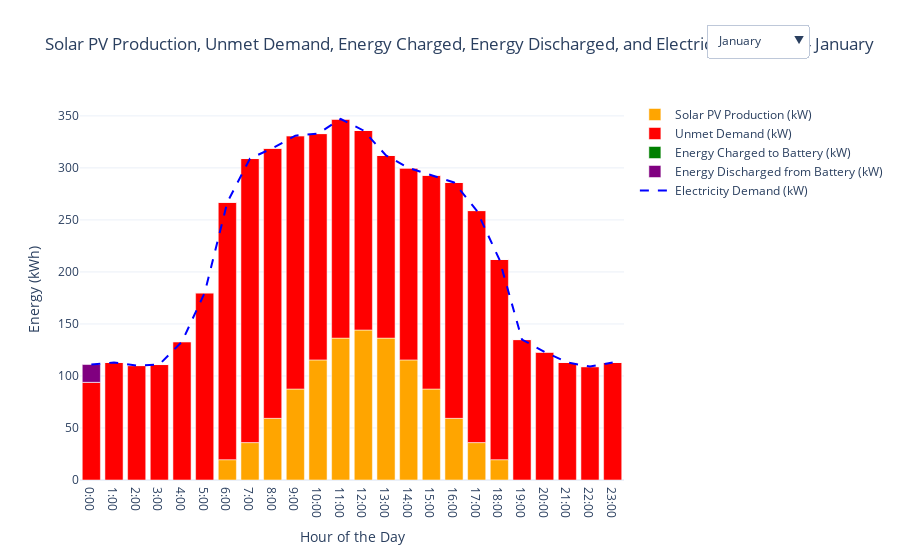

Notebook source saved alongside this figure:
### Code cell
# Create dropdown options for each month to visualize PV production with battery storage and peak daily load
dropdown_options_battery = []

for month in range(1, 13):
    # Filter data for the specific month
    monthly_data = filtered_data[filtered_data.index.month == month]
    
    # Resample and calculate the peak load for each hour in the month (0-23)
    avg_hourly_load = monthly_data.resample('H').mean()
    peak_daily_load_month = avg_hourly_load.groupby(avg_hourly_load.index.hour).max()

    # Calculate PV production for the specified month for the scenario with battery
    monthly_pv_production_with_battery = sas.calculate_monthly_pv_production(month, sas.number_of_panels)

    # Battery logic: calculate unmet demand, battery charging, and discharging
    battery_soc = sas.initial_soc  # Start with initial state of charge (SOC)
    energy_discharged = []
    energy_charged = []
    unmet_demand = []
    for hour in range(24):
        consumption = peak_daily_load_month['Consumption'].iloc[hour]
        pv_production = monthly_pv_production_with_battery[hour]

        if pv_production >= consumption:
            # Excess energy available
            excess_energy = pv_production - consumption

            if battery_soc < 100:
                charge = min(excess_energy * sas.converter_efficiency, (100 - battery_soc) / 100 * sas.battery_capacity)
                energy_charged.append(charge)
                battery_soc += (charge / sas.battery_capacity) * 100
            else:
                # No charging if the battery is full
                energy_charged.append(0)
            energy_discharged.append(0)
            unmet_demand.append(0)
        else:
            # PV production is not enough to meet demand
            deficit = consumption - pv_production
            if battery_soc > 20:
                discharge = min(deficit, (battery_soc - 20) / 100 * sas.battery_capacity)
                energy_discharged.append(discharge)
                battery_soc -= (discharge / sas.battery_capacity) * 100
                unmet_demand.append(deficit - discharge)
            else:
                # Not enough energy available in the battery
                energy_discharged.append(0)
                unmet_demand.append(deficit)
            energy_charged.append(0)

    # Add dropdown option for each month
    dropdown_options_battery.append({
        'label': f'{pd.to_datetime(month, format="%m").strftime("%B")}',  # Month name
        'method': 'update',
        'args': [
            {'y': [
                monthly_pv_production_with_battery, 
                unmet_demand,
                -pd.Series(energy_charged),  # Show energy charged as negative
                energy_discharged,
                peak_daily_load_month['Consumption']
            ]},
            {'title': f'Solar PV Production, Unmet Demand, Energy Discharged, Energy Charged, and Electricity Demand - {pd.to_datetime(month, format="%m").strftime("%B")}'}
        ]
    })

# Initial figure with January data for Scenario 2 (with Battery)
# Filter data for January
january_data = filtered_data[filtered_data.index.month == 1]
avg_hourly_load_january = january_data.resample('H').mean()
peak_daily_load_january = avg_hourly_load_january.groupby(avg_hourly_load_january.index.hour).max()
monthly_pv_production_with_battery_january = sas.calculate_monthly_pv_production(1, sas.number_of_panels)

# Battery logic for January
battery_soc = sas.initial_soc  # Start with initial SOC
energy_discharged_january = []
energy_charged_january = []
unmet_demand_january = []
for hour in range(24):
    consumption = peak_daily_load_january['Consumption'].iloc[hour]
    pv_production = monthly_pv_production_with_battery_january[hour]

    if pv_production >= consumption:
        # Excess energy available
        excess_energy = pv_production - consumption

        if battery_soc < 100:
            charge = min(excess_energy * sas.converter_efficiency, (100 - battery_soc) / 100 * sas.battery_capacity)
            energy_charged_january.append(charge)
            battery_soc += (charge / sas.battery_capacity) * 100
        else:
            # No charging if the battery is full
            energy_charged_january.append(0)
        energy_discharged_january.append(0)
        unmet_demand_january.append(0)
    else:
        # PV production is not enough to meet demand
        deficit = consumption - pv_production
        if battery_soc > 20:
            discharge = min(deficit, (battery_soc - 20) / 100 * sas.battery_capacity)
            energy_discharged_january.append(discharge)
            battery_soc -= (discharge / sas.battery_capacity) * 100
            unmet_demand_january.append(deficit - discharge)
        else:
            # Not enough energy available in the battery
            energy_discharged_january.append(0)
            unmet_demand_january.append(deficit)
        energy_charged_january.append(0)

# Plot Solar PV Production, Unmet Demand, Energy Charged, Energy Discharged, and Electricity Demand with dropdown options
fig = go.Figure()

# Add bar trace for Solar PV Production (positive values)
fig.add_trace(go.Bar(
    x=monthly_pv_production_with_battery_january.index,
    y=monthly_pv_production_with_battery_january,
    name='Solar PV Production (kW)',
    marker_color='orange'
))

# Add bar trace for Unmet Demand (positive values)
fig.add_trace(go.Bar(
    x=january_data.index.hour.unique(),
    y=unmet_demand_january,
    name='Unmet Demand (kW)',
    marker_color='red'
))

# Add bar trace for Energy Charged to Battery (negative values)
fig.add_trace(go.Bar(
    x=january_data.index.hour.unique(),
    y=[-val for val in energy_charged_january],  # Represent energy charged to battery as negative values
    name='Energy Charged to Battery (kW)',
    marker_color='green'
))

# Add bar trace for Energy Discharged from Battery (positive values)
fig.add_trace(go.Bar(
    x=january_data.index.hour.unique(),
    y=energy_discharged_january,
    name='Energy Discharged from Battery (kW)',
    marker_color='purple'
))

# Add line trace for Electricity Demand
fig.add_trace(go.Scatter(
    x=peak_daily_load_january.index,
    y=peak_daily_load_january['Consumption'],
    mode='lines',
    name='Electricity Demand (kW)',
    line=dict(color='blue', dash='dash')
))

# Update layout to include dropdown menu on the right side of the plot under the legend
fig.update_layout(
    title='Solar PV Production, Unmet Demand, Energy Charged, Energy Discharged, and Electricity Demand - January',
    xaxis_title='Hour of the Day',
    yaxis_title='Energy (kWh)',
    xaxis=dict(tickvals=list(range(0, 24)), ticktext=[f'{h}:00' for h in range(0, 24)]),
    template='plotly_white',
    barmode='relative',  # Stack bars for better comparison
    updatemenus=[{
        'buttons': dropdown_options_battery,
        'direction': 'down',
        'showactive': True,
        'x': 1.15,  # Positioned to the right of the plot
        'xanchor': 'left',
        'y': 1.2,  # Positioned below the legend
        'yanchor': 'top',
    }]
)

# Show the figure
fig.show()

### Figure 1 — Plotly figure (JSON) as saved in the notebook; plotly's stock layout.template omitted (floating-point values rounded to 4 significant figures)
{"data": [{"marker": {"color": "orange"}, "name": "Solar PV Production (kW)", "type": "bar", "x": [0, 1, 2, 3, 4, 5, 6, 7, 8, 9, 10, 11, 12, 13, 14, 15, 16, 17, 18, 19, 20, 21, 22, 23], "y": [0, 0, 0, 0, 0, 0, 19.51, 35.95, 59.27, 87.45, 115.4, 136.4, 144.2, 136.4, 115.4, 87.45, 59.27, 35.95, 19.51, 0, 0, 0, 0, 0]}, {"marker": {"color": "red"}, "name": "Unmet Demand (kW)", "type": "bar", "x": [0, 1, 2, 3, 4, 5, 6, 7, 8, 9, 10, 11, 12, 13, 14, 15, 16, 17, 18, 19, 20, 21, 22, 23], "y": [93.9, 113, 110, 111, 133, 180, 247.5, 273.0, 259.7, 243.6, 217.6, 210.6, 191.8, 175.6, 184.6, 205.6, 226.7, 223.0, 192.5, 135, 123, 113, 109, 113]}, {"marker": {"color": "green"}, "name": "Energy Charged to Battery (kW)", "type": "bar", "x": [0, 1, 2, 3, 4, 5, 6, 7, 8, 9, 10, 11, 12, 13, 14, 15, 16, 17, 18, 19, 20, 21, 22, 23], "y": [0, 0, 0, 0, 0, 0, 0, 0, 0, 0, 0, 0, 0, 0, 0, 0, 0, 0, 0, 0, 0, 0, 0, 0]}, {"marker": {"color": "purple"}, "name": "Energy Discharged from Battery (kW)", "type": "bar", "x": [0, 1, 2, 3, 4, 5, 6, 7, 8, 9, 10, 11, 12, 13, 14, 15, 16, 17, 18, 19, 20, 21, 22, 23], "y": [17.1, 0, 0, 0, 0, 0, 0, 0, 0, 0, 0, 0, 0, 0, 0, 0, 0, 0, 0, 0, 0, 0, 0, 0]}, {"line": {"color": "blue", "dash": "dash"}, "mode": "lines", "name": "Electricity Demand (kW)", "type": "scatter", "x": [0, 1, 2, 3, 4, 5, 6, 7, 8, 9, 10, 11, 12, 13, 14, 15, 16, 17, 18, 19, 20, 21, 22, 23], "y": [111, 113, 110, 111, 133, 180, 267, 309, 319, 331, 333, 347, 336, 312, 300, 293, 286, 259, 212, 135, 123, 113, 109, 113]}], "layout": {"barmode": "relative", "title": {"text": "Solar PV Production, Unmet Demand, Energy Charged, Energy Discharged, and Electricity Demand - January"}, "updatemenus": [{"buttons": [{"args": [{"y": [[0, 0, 0, 0, 0, 0, 19.51, 35.95, 59.27, 87.45, 115.4, 136.4, 144.2, 136.4, 115.4, 87.45, 59.27, 35.95, 19.51, 0, 0, 0, 0, 0], [93.9, 113, 110, 111, 133, 180, 247.5, 273.0, 259.7, 243.6, 217.6, 210.6, 191.8, 175.6, 184.6, 205.6, 226.7, 223.0, 192.5, 135, 123, 113, 109, 113], [0, 0, 0, 0, 0, 0, 0, 0, 0, 0, 0, 0, 0, 0, 0, 0, 0, 0, 0, 0, 0, 0, 0, 0], [17.1, 0, 0, 0, 0, 0, 0, 0, 0, 0, 0, 0, 0, 0, 0, 0, 0, 0, 0, 0, 0, 0, 0, 0], [111, 113, 110, 111, 133, 180, 267, 309, 319, 331, 333, 347, 336, 312, 300, 293, 286, 259, 212, 135, 123, 113, 109, 113]]}, {"title": "Solar PV Production, Unmet Demand, Energy Discharged, Energy Charged, and Electricity Demand - January"}], "label": "January", "method": "update"}, {"args": [{"y": [[0, 0, 0, 0, 0, 0, 29.38, 54.14, 89.26, 131.7, 173.8, 205.4, 217.1, 205.4, 173.8, 131.7, 89.26, 54.14, 29.38, 0, 0, 0, 0, 0], [212.9, 234, 237, 241, 244, 248, 233.6, 243.9, 203.7, 165.3, 134.2, 112.6, 71.89, 61.63, 77.15, 104.3, 154.7, 177.9, 179.6, 212, 216, 219, 223, 227], [0, 0, 0, 0, 0, 0, 0, 0, 0, 0, 0, 0, 0, 0, 0, 0, 0, 0, 0, 0, 0, 0, 0, 0], [17.1, 0, 0, 0, 0, 0, 0, 0, 0, 0, 0, 0, 0, 0, 0, 0, 0, 0, 0, 0, 0, 0, 0, 0], [230, 234, 237, 241, 244, 248, 263, 298, 293, 297, 308, 318, 289, 267, 251, 236, 244, 232, 209, 212, 216, 219, 223, 227]]}, {"title": "Solar PV Production, Unmet Demand, Energy Discharged, Energy Charged, and Electricity Demand - February"}], "label": "February", "method": "update"}, {"args": [{"y": [[0, 0, 0, 0, 0, 0, 42.15, 77.66, 128.0, 188.9, 249.4, 294.6, 311.4, 294.6, 249.4, 188.9, 128.0, 77.66, 42.15, 0, 0, 0, 0, 0], [114.9, 131, 131, 130, 149, 188, 225.9, 235.3, 175.0, 80.1, 14.61, 0, 0, 0, 0, 32.5, 120.0, 158.3, 160.9, 151, 144, 134, 132, 132], [0, 0, 0, 0, 0, 0, 0, 0, 0, 0, 0, -18.56, -27.04, 0, 0, 0, 0, 0, 0, 0, 0, 0, 0, 0], [17.1, 0, 0, 0, 0, 0, 0, 0, 0, 0, 0, 0, 0, 0, 0, 45.6, 0, 0, 0, 0, 0, 0, 0, 0], [132, 131, 131, 130, 149, 188, 268, 313, 303, 269, 264, 274, 279, 255, 248, 267, 248, 236, 203, 151, 144, 134, 132, 132]]}, {"title": "Solar PV Production, Unmet Demand, Energy Discharged, Energy Charged, and Electricity Demand - March"}], "label": "March", "method": "update"}, {"args": [{"y": [[0, 0, 0, 0, 0, 0, 46.35, 85.4, 140.8, 207.7, 274.2, 324.0, 342.5, 324.0, 274.2, 207.7, 140.8, 85.4, 46.35, 0, 0, 0, 0, 0], [94.9, 112, 112, 129, 179, 261, 247.7, 227.6, 175.2, 96.27, 32.76, 0, 0, 0, 0, 0, 45.88, 113.6, 87.65, 135, 125, 116, 112, 112], [0, 0, 0, 0, 0, 0, 0, 0, 0, 0, 0, -32.38, -13.22, 0, 0, 0, 0, 0, 0, 0, 0, 0, 0, 0], [17.1, 0, 0, 0, 0, 0, 0, 0, 0, 0, 0, 0, 0, 0, 0, 14.27, 31.33, 4.05e-15, 0, 0, 0, 0, 0, 0], [112, 112, 112, 129, 179, 261, 294, 313, 316, 304, 307, 288, 260, 222, 233, 222, 218, 199, 134, 135, 125, 116, 112, 112]]}, {"title": "Solar PV Production, Unmet Demand, Energy Discharged, Energy Charged, and Electricity Demand - April"}], "label": "April", "method": "update"}, {"args": [{"y": [[0, 0, 0, 0, 0, 0, 47.84, 88.14, 145.3, 214.4, 283.0, 334.4, 353.5, 334.4, 283.0, 214.4, 145.3, 88.14, 47.84, 0, 0, 0, 0, 0], [89.9, 108, 110, 141, 172, 261, 246.2, 222.9, 158.7, 78.61, 23.96, 0, 0, 0, 0, 0, 56.69, 103.9, 96.16, 151, 138, 112, 108, 108], [0, 0, 0, 0, 0, 0, 0, 0, 0, 0, 0, -36.33, -9.268, 0, 0, 0, 0, 0, 0, 0, 0, 0, 0, 0], [17.1, 0, 0, 0, 0, 0, 0, 0, 0, 0, 0, 0, 0, 0, 0, 24.61, 20.99, 0, 0, 0, 0, 0, 0, 0], [107, 108, 110, 141, 172, 261, 294, 311, 304, 293, 307, 294, 263, 257, 252, 239, 223, 192, 144, 151, 138, 112, 108, 108]]}, {"title": "Solar PV Production, Unmet Demand, Energy Discharged, Energy Charged, and Electricity Demand - May"}], "label": "May", "method": "update"}, {"args": [{"y": [[0, 0, 0, 0, 0, 0, 52.99, 97.63, 161.0, 237.5, 313.5, 370.4, 391.5, 370.4, 313.5, 237.5, 161.0, 97.63, 52.99, 0, 0, 0, 0, 0], [103.9, 123, 124, 140, 131, 211, 177.0, 132.4, 85.04, 0, 0, 0, 0, 0, 0, 0, 96.97, 124.4, 76.01, 127, 127, 123, 121, 123], [0, 0, 0, 0, 0, 0, 0, 0, 0, -37.32, -8.276, 0, 0, 0, 0, 0, 0, 0, 0, 0, 0, 0, 0, 0], [17.1, 0, 0, 0, 0, 0, 0, 0, 0, 0, 0, 0, 0, 0, 0, 23.53, 22.07, 0, 0, 0, 0, 0, 0, 0], [121, 123, 124, 140, 131, 211, 230, 230, 246, 196, 234, 263, 248, 302, 250, 261, 280, 222, 129, 127, 127, 123, 121, 123]]}, {"title": "Solar PV Production, Unmet Demand, Energy Discharged, Energy Charged, and Electricity Demand - June"}], "label": "June", "method": "update"}, {"args": [{"y": [[0, 0, 0, 0, 0, 0, 56.51, 104.1, 171.7, 253.3, 334.4, 395.0, 417.6, 395.0, 334.4, 253.3, 171.7, 104.1, 56.51, 0, 0, 0, 0, 0], [175.9, 194, 195, 196, 196, 251, 161.5, 123.9, 52.33, 0, 0, 0, 0, 0, 0, 0, 97.45, 135.9, 131.5, 189, 190, 191, 191, 192], [0, 0, 0, 0, 0, 0, 0, 0, 0, -30.85, -14.75, 0, 0, 0, 0, 0, 0, 0, 0, 0, 0, 0, 0, 0], [17.1, 0, 0, 0, 0, 0, 0, 0, 0, 0, 0, 0, 0, 0, 0, 23.73, 21.87, 0, 0, 0, 0, 0, 0, 0], [193, 194, 195, 196, 196, 251, 218, 228, 224, 219, 217, 261, 231, 233, 330, 277, 291, 240, 188, 189, 190, 191, 191, 192]]}, {"title": "Solar PV Production, Unmet Demand, Energy Discharged, Energy Charged, and Electricity Demand - July"}], "label": "July", "method": "update"}, {"args": [{"y": [[0, 0, 0, 0, 0, 0, 52.95, 97.56, 160.9, 237.3, 313.3, 370.1, 391.3, 370.1, 313.3, 237.3, 160.9, 97.56, 52.95, 0, 0, 0, 0, 0], [127.9, 146, 147, 148, 149, 268, 157.0, 122.4, 20.14, 0, 0, 0, 0, 0, 0, 0, 78.23, 148.4, 88.05, 141, 142, 143, 144, 145], [0, 0, 0, 0, 0, 0, 0, 0, 0, -39.89, -5.714, 0, 0, 0, 0, 0, 0, 0, 0, 0, 0, 0, 0, 0], [17.1, 0, 0, 0, 0, 0, 0, 0, 0, 0, 0, 0, 0, 0, 0, 37.68, 7.917, 0, 0, 0, 0, 0, 0, 0], [145, 146, 147, 148, 149, 268, 210, 220, 181, 193, 179, 187, 197, 220, 238, 275, 247, 246, 141, 141, 142, 143, 144, 145]]}, {"title": "Solar PV Production, Unmet Demand, Energy Discharged, Energy Charged, and Electricity Demand - August"}], "label": "August", "method": "update"}, {"args": [{"y": [[0, 0, 0, 0, 0, 0, 46.13, 84.99, 140.1, 206.7, 272.9, 322.4, 340.8, 322.4, 272.9, 206.7, 140.1, 84.99, 46.13, 0, 0, 0, 0, 0], [99.9, 118, 116, 137, 145, 229, 232.9, 196.0, 124.9, 63.27, 0.08045, 0, 0, 0, 0, 42.67, 121.9, 123.0, 84.87, 124, 121, 117, 116, 118], [0, 0, 0, 0, 0, 0, 0, 0, 0, 0, 0, -45.6, 0, 0, 0, 0, 0, 0, 0, 0, 0, 0, 0, 0], [17.1, 0, 0, 0, 0, 0, 0, 0, 0, 0, 0, 0, 0, 0, 0, 45.6, 0, 0, 0, 0, 0, 0, 0, 0], [117, 118, 116, 137, 145, 229, 279, 281, 265, 270, 273, 256, 230, 222, 231, 295, 262, 208, 131, 124, 121, 117, 116, 118]]}, {"title": "Solar PV Production, Unmet Demand, Energy Discharged, Energy Charged, and Electricity Demand - September"}], "label": "September", "method": "update"}, {"args": [{"y": [[0, 0, 0, 0, 0, 0, 33.2, 61.17, 100.9, 148.8, 196.4, 232.1, 245.3, 232.1, 196.4, 148.8, 100.9, 61.17, 33.2, 0, 0, 0, 0, 0], [105.9, 121, 121, 138, 148, 250, 277.8, 267.8, 214.1, 181.2, 121.6, 111.9, 73.67, 57.92, 60.55, 111.2, 147.1, 163.8, 135.8, 133, 125, 128, 121, 118], [0, 0, 0, 0, 0, 0, 0, 0, 0, 0, 0, 0, 0, 0, 0, 0, 0, 0, 0, 0, 0, 0, 0, 0], [17.1, 0, 0, 0, 0, 0, 0, 0, 0, 0, 0, 0, 0, 0, 0, 0, 0, 0, 0, 0, 0, 0, 0, 0], [123, 121, 121, 138, 148, 250, 311, 329, 315, 330, 318, 344, 319, 290, 257, 260, 248, 225, 169, 133, 125, 128, 121, 118]]}, {"title": "Solar PV Production, Unmet Demand, Energy Discharged, Energy Charged, and Electricity Demand - October"}], "label": "October", "method": "update"}, {"args": [{"y": [[0, 0, 0, 0, 0, 0, 20.97, 38.64, 63.71, 93.99, 124.1, 146.6, 155.0, 146.6, 124.1, 93.99, 63.71, 38.64, 20.97, 0, 0, 0, 0, 0], [102.9, 116, 121, 123, 147, 162, 245.0, 273.4, 278.3, 245.0, 220.9, 189.4, 188.0, 260.4, 185.9, 216.0, 231.3, 224.4, 200.0, 136, 131, 124, 120, 118], [0, 0, 0, 0, 0, 0, 0, 0, 0, 0, 0, 0, 0, 0, 0, 0, 0, 0, 0, 0, 0, 0, 0, 0], [17.1, 0, 0, 0, 0, 0, 0, 0, 0, 0, 0, 0, 0, 0, 0, 0, 0, 0, 0, 0, 0, 0, 0, 0], [120, 116, 121, 123, 147, 162, 266, 312, 342, 339, 345, 336, 343, 407, 310, 310, 295, 263, 221, 136, 131, 124, 120, 118]]}, {"title": "Solar PV Production, Unmet Demand, Energy Discharged, Energy Charged, and Electricity Demand - November"}], "label": "November", "method": "update"}, {"args": [{"y": [[0, 0, 0, 0, 0, 0, 16.8, 30.95, 51.03, 75.29, 99.39, 117.4, 124.1, 117.4, 99.39, 75.29, 51.03, 30.95, 16.8, 0, 0, 0, 0, 0], [94.9, 112, 110, 117, 144, 185, 238.2, 288.0, 287.0, 260.7, 247.6, 229.6, 244.9, 234.6, 203.6, 224.7, 242.0, 230.0, 238.2, 142, 126, 125, 115, 115], [0, 0, 0, 0, 0, 0, 0, 0, 0, 0, 0, 0, 0, 0, 0, 0, 0, 0, 0, 0, 0, 0, 0, 0], [17.1, 0, 0, 0, 0, 0, 0, 0, 0, 0, 0, 0, 0, 0, 0, 0, 0, 0, 0, 0, 0, 0, 0, 0], [112, 112, 110, 117, 144, 185, 255, 319, 338, 336, 347, 347, 369, 352, 303, 300, 293, 261, 255, 142, 126, 125, 115, 115]]}, {"title": "Solar PV Production, Unmet Demand, Energy Discharged, Energy Charged, and Electricity Demand - December"}], "label": "December", "method": "update"}], "direction": "down", "showactive": true, "x": 1.15, "xanchor": "left", "y": 1.2, "yanchor": "top"}], "xaxis": {"ticktext": ["0:00", "1:00", "2:00", "3:00", "4:00", "5:00", "6:00", "7:00", "8:00", "9:00", "10:00", "11:00", "12:00", "13:00", "14:00", "15:00", "16:00", "17:00", "18:00", "19:00", "20:00", "21:00", "22:00", "23:00"], "tickvals": [0, 1, 2, 3, 4, 5, 6, 7, 8, 9, 10, 11, 12, 13, 14, 15, 16, 17, 18, 19, 20, 21, 22, 23], "title": {"text": "Hour of the Day"}}, "yaxis": {"title": {"text": "Energy (kWh)"}}}}
